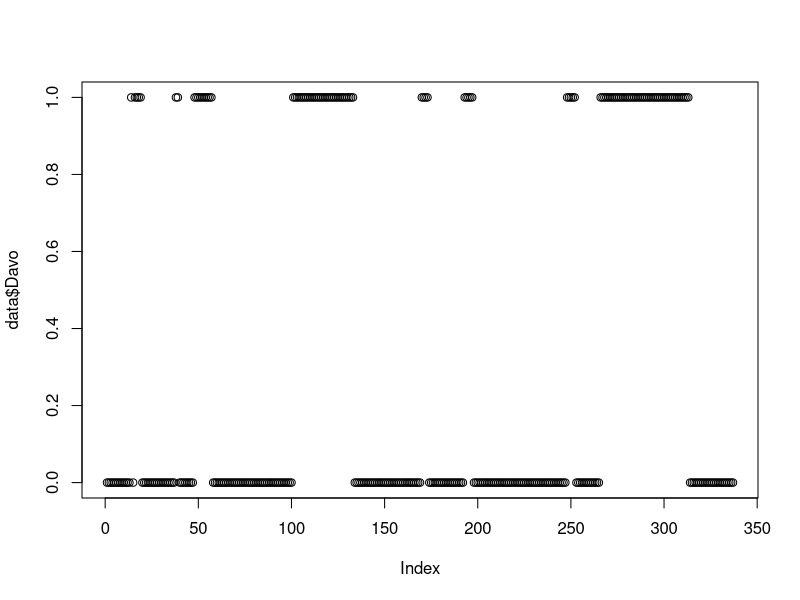
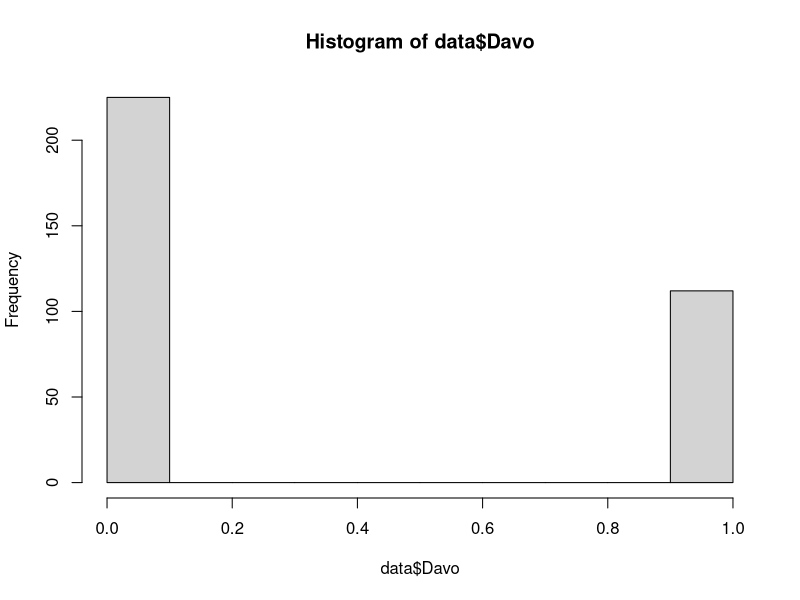

Recreate these plots in R, in order. (Note: a time limit stopped this script after it produced the figures.)
library(lubridate)

data = read.csv("final.csv")

tail(data)

data$date = dmy(data$date)

start = ymd("2012-01-06")

end = ymd("2022-07-31")

ndays = (((year(end)-2012)*365)+yday(end))


plot(data$Davo)

hist(data$Davo)

for (i in 1:ndays) {
  
  if(i == 1){
    dfram = data.frame(date = ymd(start), site = NA)
  }
  
  x = start + (i-1)
  
  dfram[i,1] = x
  
  for (j in 1:(nrow(data)-1)) {
    if(
      x >= data$date[j] & x < data$date[j+1]
    ){
      w = data$Davo[j]
    }
  }
  
  dfram[i,2] = w   
}



dfram$week = week(dfram$date)
dfram$year = year(dfram$date)
plot(dfram$site)


plot(data$F)

newdf = dfram[1:3739,]

newdf$new = (dfram$site[1:3739]-dfram$site[2:3740])

# new = new[!new==max(new)]
# new = new[!new == min(new)]
# new = new[!new==max(new)]
# new = new[!new==max(new)]
# new = new[!new==max(new)]
plot(newdf$new)


for (i in 1:(as.integer(nrow(newdf)/7)-1)) {
  
  if(i == 1 ){
    weekdata = data.frame(
      date =  as.character(newdf$date[((i+1)*7)]), 
      site = mean(newdf$new[((i*7)+1):((i+1)*7)]) ,
      weekn = i
    )
  }
  else{
    weekdata[i,] = c(as.character(newdf$new[((i+1)*7)]),mean(newdf$new[((i*7)+1):((i+1)*7)]),i)
  }
  
  print(i)
  
}


plot(weekdata$site)

weekdata$site = as.numeric(weekdata$site)*7

newas = weekdata$site

for (i in 1:(as.integer(nrow(dfram)/7)-1)) {
  
  if(i == 1 ){
    weekdata = data.frame(
      date =  as.character(dfram$date[((i+1)*7)]), 
      site = mean(dfram$site[((i*7)+1):((i+1)*7)]) ,
      weekn = i
    )
  }
  else{
    weekdata[i,] = c(as.character(dfram$date[((i+1)*7)]),mean(dfram$site[((i*7)+1):((i+1)*7)]),i)
  }
  
  print(i)
  
}


plot(weekdata$site)

write.csv(weekdata, "Davos.csv")

#---------------------------------------- create weekdata frame ------------------------------





for (i in 1:(as.integer(nrow(dfram)/7)-1)) {
  
  if(i == 1 ){
    weekdata = data.frame(
      date =  as.character(dfram$date[((i+1)*7)]), 
      site = mean(dfram$site[((i*7)+1):((i+1)*7)]) ,
      weekn = i
    )
  }
  else{
    weekdata[i,] = c(as.character(dfram$date[((i+1)*7)]),mean(dfram$site[((i*7)+1):((i+1)*7)]),i)
  }
  
  print(i)
  
}


weekdata$date = ymd(weekdata$date)

weekdata$week = week(weekdata$date)
weekdata$year = year(weekdata$date)
weekdata



# ------------------------------------- data dataframe -----------------------------

 




write.csv(weekdata, "weekdata.csv")
